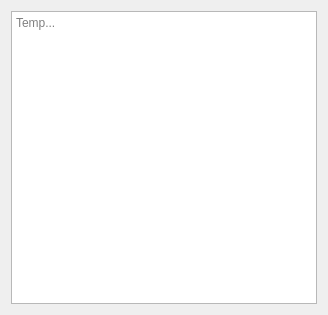
<?xml version="1.0" encoding="UTF-8"?>
<ui version="4.0">
 <class>CreateTaskDlg</class>
 <widget class="QDialog" name="CreateTaskDlg">
  <property name="geometry">
   <rect>
    <x>0</x>
    <y>0</y>
    <width>328</width>
    <height>315</height>
   </rect>
  </property>
  <property name="windowTitle">
   <string>CreateTaskDlg</string>
  </property>
  <layout class="QGridLayout" name="createTaskLayout">
   <item row="0" column="0">
    <widget class="QPlainTextEdit" name="temp">
     <property name="placeholderText">
      <string>Temp...</string>
     </property>
    </widget>
   </item>
  </layout>
 </widget>
 <resources/>
 <connections/>
</ui>
